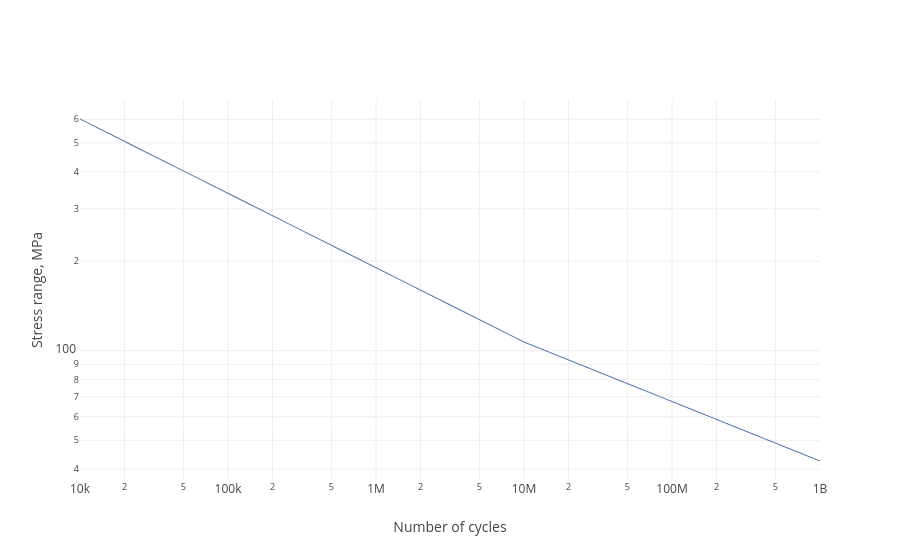

Here is the notebook cell this chart was saved with:
### Code cell
data, layout = sncurve.plotly()
fig = go.Figure(data=data, layout=layout)

### Figure 1 — Plotly figure (JSON) as saved in the notebook; plotly's stock layout.template omitted (floating-point values rounded to 4 significant figures)
{"data": [{"line": {"color": "#4e79a7", "width": 1}, "name": "DNVGL-RP-C203/2016: B1 - Air", "type": "scattergl", "x": [10000.0, 18330.0, 33600.0, 61580.0, 112900.0, 206900.0, 379300.0, 695200.0, 1274000.0, 2336000.0, 4281000.0, 7848000.0, 10000000.0, 14380000.0, 26370000.0, 48330000.0, 88590000.0, 162400000.0, 297600000.0, 545600000.0, 1000000000.0], "y": [601.5, 517.0, 444.3, 381.8, 328.2, 282.0, 242.4, 208.3, 179.0, 153.9, 132.2, 113.6, 107.0, 99.45, 88.1, 78.05, 69.14, 61.25, 54.26, 48.07, 42.58]}], "layout": {"xaxis": {"title": {"text": "Number of cycles"}, "type": "log"}, "yaxis": {"title": {"text": "Stress range, MPa"}, "type": "log"}}}
